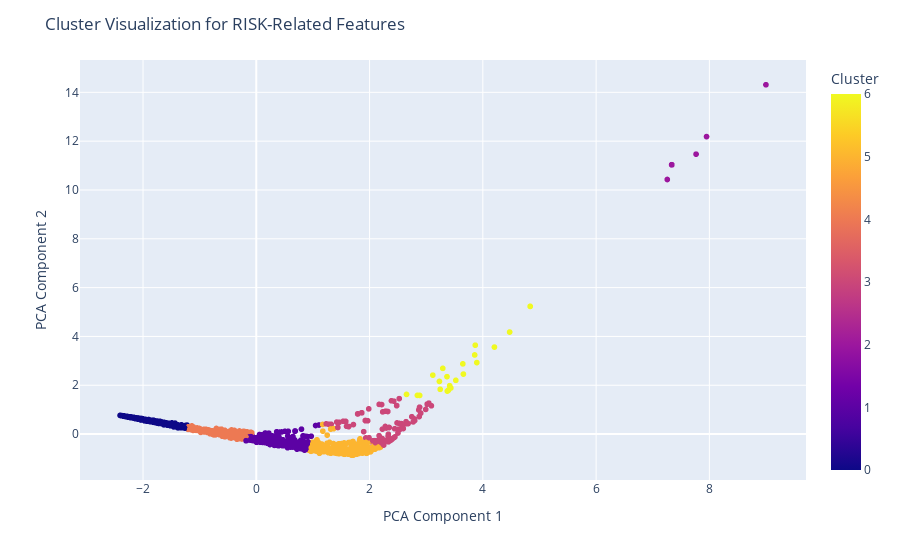

Notebook code for this chart:
### Code cell
fig

### Figure 1 — Plotly figure (JSON) as saved in the notebook; plotly's stock layout.template omitted (floating-point values rounded to 4 significant figures; data arrays with more than 128 entries replaced by an {"elided": "..."} marker saying what was removed)
{"data": [{"customdata": {"elided": "2960x2 mixed values"}, "hovertemplate": "PCA1=%{x}<br>PCA2=%{y}<br>County=%{customdata[0]}<br>FIPS=%{customdata[1]}<br>Cluster=%{marker.color}<extra></extra>", "legendgroup": "", "marker": {"color": {"elided": "2960 int values"}, "coloraxis": "coloraxis", "symbol": "circle"}, "mode": "markers", "name": "", "showlegend": false, "type": "scattergl", "x": {"elided": "2960 float values"}, "xaxis": "x", "y": {"elided": "2960 float values"}, "yaxis": "y"}], "layout": {"coloraxis": {"colorbar": {"title": {"text": "Cluster"}}, "colorscale": [[0, "#0d0887"], [0.1111, "#46039f"], [0.2222, "#7201a8"], [0.3333, "#9c179e"], [0.4444, "#bd3786"], [0.5556, "#d8576b"], [0.6667, "#ed7953"], [0.7778, "#fb9f3a"], [0.8889, "#fdca26"], [1, "#f0f921"]]}, "legend": {"tracegroupgap": 0}, "margin": {"t": 60}, "title": {"text": "Cluster Visualization for RISK-Related Features"}, "xaxis": {"anchor": "y", "domain": [0, 1], "title": {"text": "PCA Component 1"}}, "yaxis": {"anchor": "x", "domain": [0, 1], "title": {"text": "PCA Component 2"}}}}
